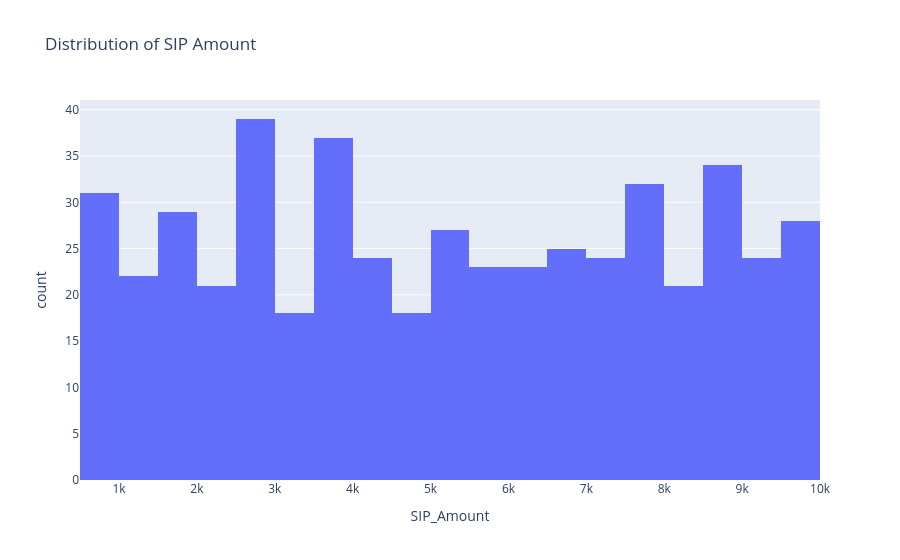

The cell this chart's notebook holds for it:
### Markdown cell above
## 💡 Insight
Most schemes show a positive correlation in daily NAV returns, indicating they generally move together with overall market trends. However, some schemes exhibit weaker correlations, suggesting diversification opportunities.

### Code cell
import plotly.express as px

fig = px.histogram(
    investors,
    x="SIP_Amount",
    nbins=20,
    title="Distribution of SIP Amount"
)

fig.show()
fig.write_image("../reports/sip_distribution.png")

### Figure 1 — Plotly figure (JSON) as saved in the notebook; plotly's stock layout.template omitted (floating-point values rounded to 4 significant figures; data arrays with more than 128 entries replaced by an {"elided": "..."} marker saying what was removed)
{"data": [{"bingroup": "x", "hovertemplate": "SIP_Amount=%{x}<br>count=%{y}<extra></extra>", "legendgroup": "", "marker": {"color": "#636efa", "pattern": {"shape": ""}}, "name": "", "nbinsx": 20, "orientation": "v", "showlegend": false, "type": "histogram", "x": {"elided": "500 int values"}, "xaxis": "x", "yaxis": "y"}], "layout": {"barmode": "relative", "legend": {"tracegroupgap": 0}, "title": {"text": "Distribution of SIP Amount"}, "xaxis": {"anchor": "y", "domain": [0, 1], "title": {"text": "SIP_Amount"}}, "yaxis": {"anchor": "x", "domain": [0, 1], "title": {"text": "count"}}}}
